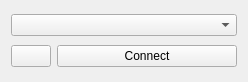
         <widget class="QWidget" name="page">
          <property name="geometry">
           <rect>
            <x>0</x>
            <y>0</y>
            <width>248</width>
            <height>82</height>
           </rect>
          </property>
          <attribute name="label">
           <string>Serial Connection</string>
          </attribute>
          <layout class="QGridLayout" name="gridLayout_49">
           <item row="0" column="0" colspan="2">
            <widget class="QComboBox" name="serialCombobox">
             <property name="sizePolicy">
              <sizepolicy hsizetype="MinimumExpanding" vsizetype="Fixed">
               <horstretch>0</horstretch>
               <verstretch>0</verstretch>
              </sizepolicy>
             </property>
            </widget>
           </item>
           <item row="1" column="0">
            <widget class="QPushButton" name="refreshButton">
             <property name="sizePolicy">
              <sizepolicy hsizetype="Fixed" vsizetype="Fixed">
               <horstretch>0</horstretch>
               <verstretch>0</verstretch>
              </sizepolicy>
             </property>
             <property name="text">
              <string/>
             </property>
             <property name="icon">
              <iconset resource="resources.qrc">
               <normaloff>:/res/refresh.png</normaloff>:/res/refresh.png</iconset>
             </property>
            </widget>
           </item>
           <item row="1" column="1">
            <widget class="QPushButton" name="serialConnectButton">
             <property name="text">
              <string>Connect</string>
             </property>
            </widget>
           </item>
          </layout>
         </widget>
